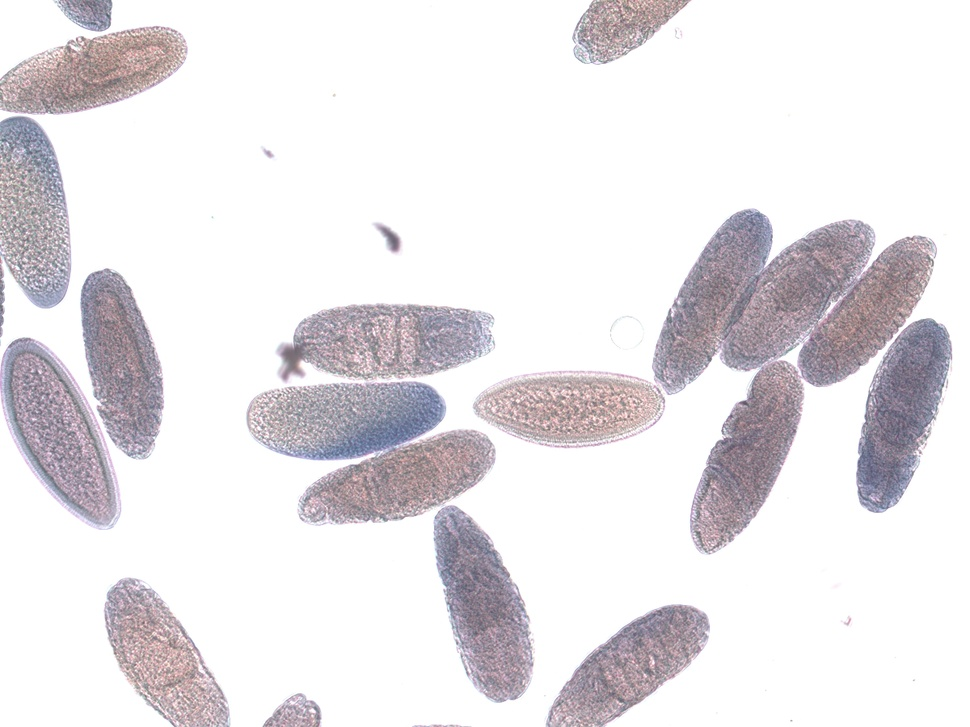
#> input picture Lab06/insitu107595.jpg, 970 x 727 px, shrunk from 1200 x 900 before the run
$ jupyter execute lab06.ipynb
#> lines starting #> are read from the running program, lines starting #| are printed output that depends on the picture; after the words box and inside, x2 and y2 are one past the last pixel; in counts of white or black regions, pixels touching at a corner belong together
**Prática de Segmentação de imagens**

[cell 1]
# code here
import cv2
import matplotlib.pyplot as plt
import numpy as np
from scipy import ndimage

1) Faça a plotagem do histograma da imagem, observando o histograma, escolha um valor para definir um threshold

[cell 2]
img1 = cv2.imread("insitu107595.jpg", cv2.IMREAD_GRAYSCALE)
#> img1: shape (727, 970); min 86, max 255, mean 228.9

pixels = []
values = [0] * 256

u1 = 0
u2 = 1

for a in range(256):
    pixels.append(a)

for x in range(len(img1)):
        for y in range(len(img1[x])):
            values[img1[x][y]] += 1
#> after the loop, values = 256 values, max 489092 at index 255, min 0 at index 0, mean 2754.6

plt.bar(pixels, values)
plt.show()
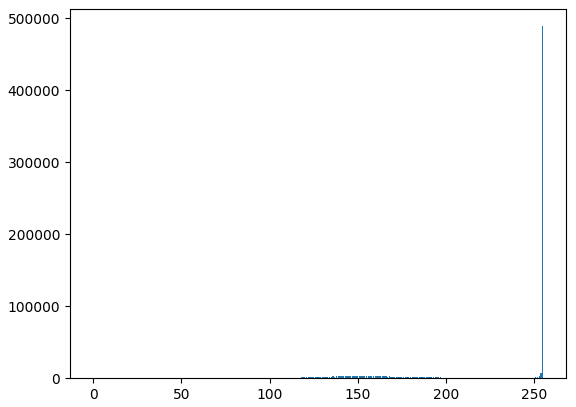
#> figure drawn by matplotlib, 1 panel; tallest bar 489092 high, from x = 254.6 to 255.4

plt.imshow(img1, cmap='gray', vmin=0, vmax=255);

2)	Segmentação utilizando a técnica de Threshold Adaptativo (implementar o algortimo). Faça a aplicação do Threshold com e sem suavização prévia

[cell 3]
img1 = cv2.imread("insitu107595.jpg", cv2.IMREAD_GRAYSCALE)

img1_smt = ndimage.convolve(img1, [[1] * 5] * 5)
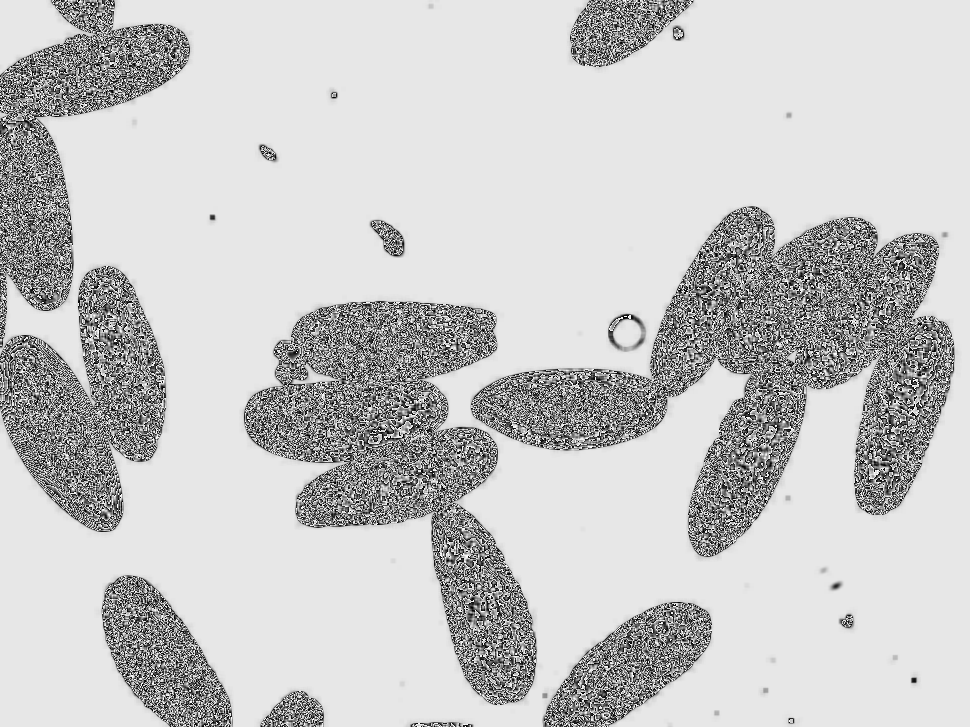
#> img1_smt: shape (727, 970); min 0, max 255, mean 198.5

h, w = img1.shape
#> h = 727; w = 970

S = w/8
#> S = 121.2
s2 = S/2
#> s2 = 60.62
T = 15

#integral img
int_img = cv2.integral(img1);
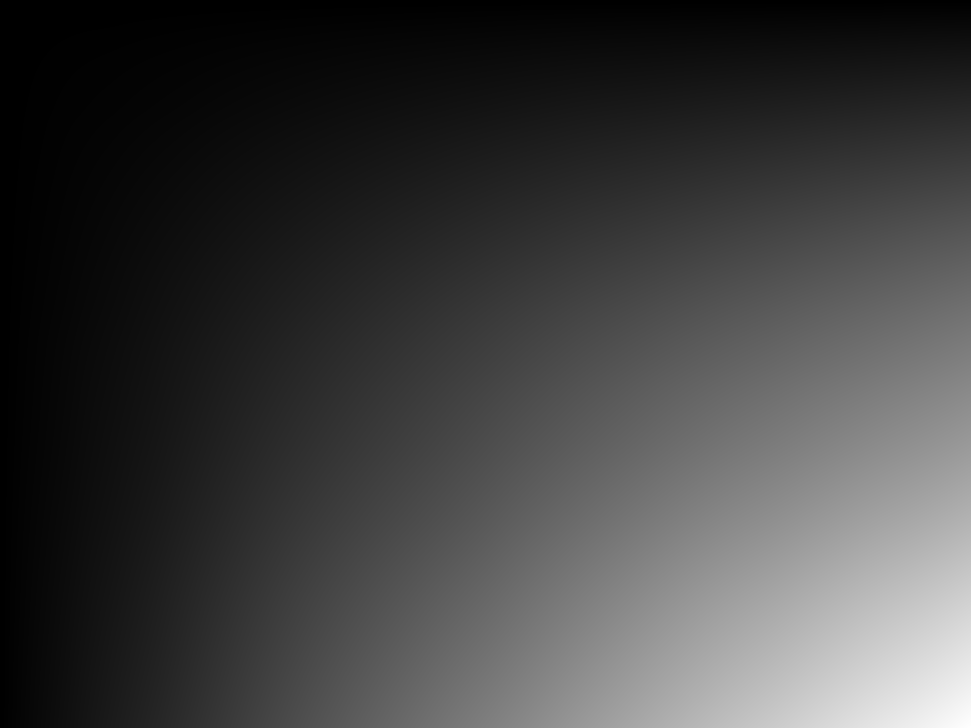
#> int_img: shape (728, 971) int32; min 0, max 161411984, mean 40494875.3; drawn with min black and max white
int_img_smt = cv2.integral(img1_smt);

#output img
out_img = np.zeros_like(img1)
out_img_smt = np.zeros_like(img1_smt)

for col in range(w):
    for row in range(h):
        #SxS region
        y0 = int(max(row-s2, 0))
        y1 = int(min(row+s2, h-1))
        x0 = int(max(col-s2, 0))
        x1 = int(min(col+s2, w-1))

        count = (y1-y0)*(x1-x0)

        sum_ = int_img[y1, x1]-int_img[y0, x1]-int_img[y1, x0]+int_img[y0, x0]
        sum_smt = int_img_smt[y1, x1]-int_img_smt[y0, x1]-int_img_smt[y1, x0]+int_img_smt[y0, x0]

        if img1[row, col]*count < sum_*(100.-T)/100.:
            out_img[row,col] = 0
        else:
            out_img[row,col] = 255

        if img1_smt[row, col]*count < sum_*(100.-T)/100.:
            out_img_smt[row,col] = 0
        else:
            out_img_smt[row,col] = 255
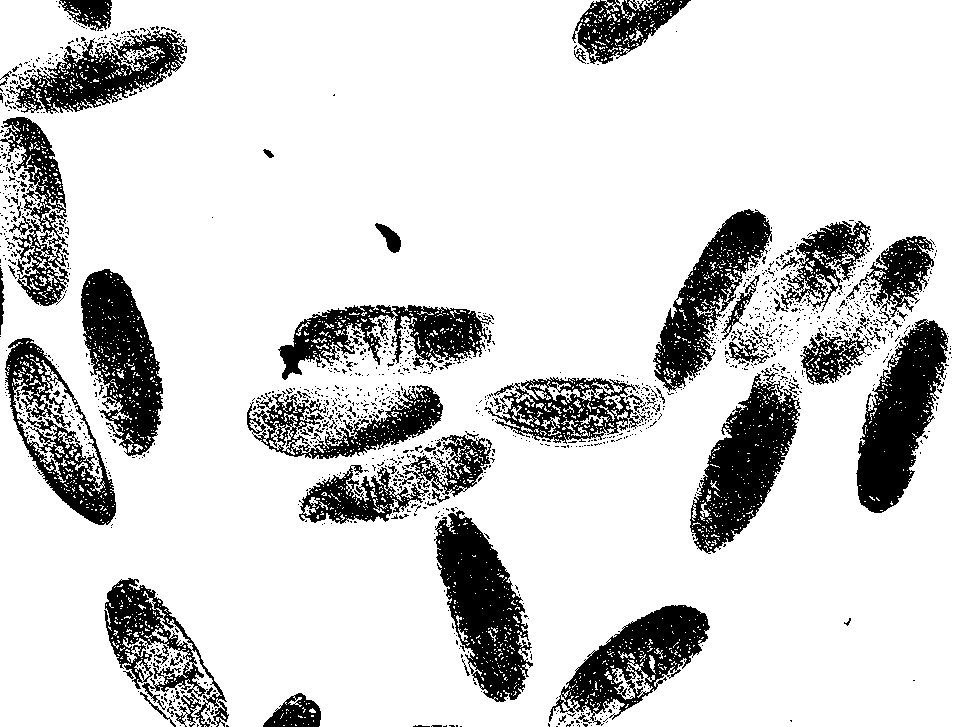
#> out_img: shape (727, 970); 83.2% white; 1413 black regions (1312 under 20 px), largest, box (x1, y1, x2, y2) and area: (434, 510, 533, 702) 9737, (856, 319, 948, 513) 9507, (690, 368, 801, 554) 9319
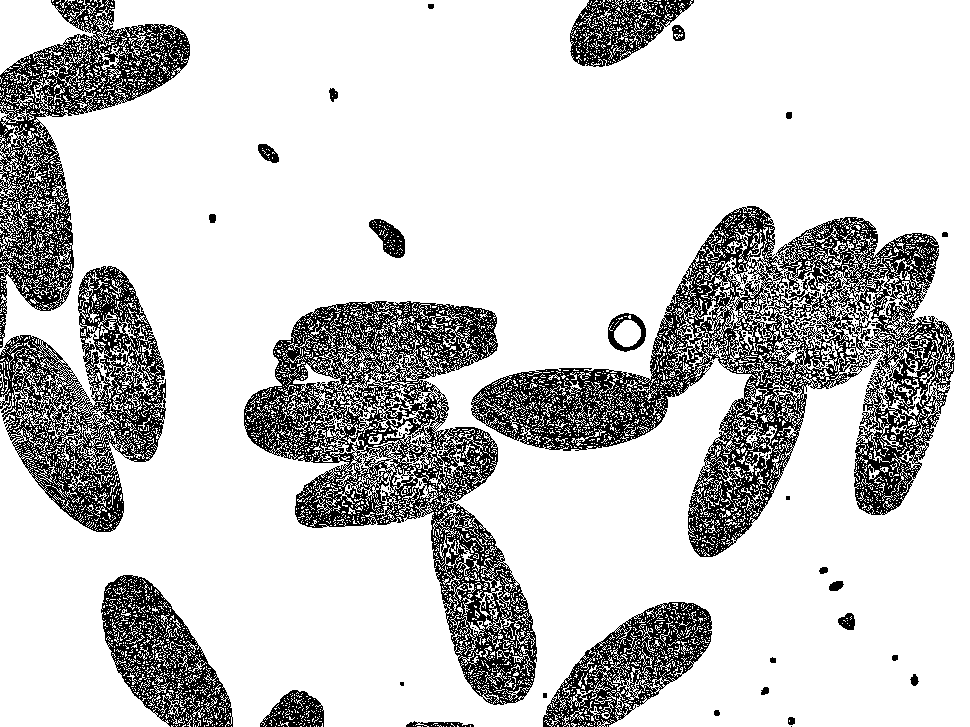
#> out_img_smt: shape (727, 970); 79.4% white; black in thin lines or dots

fig = plt.figure(figsize=(15, 45))
rows = 1
columns = 4

fig.add_subplot(rows, columns, 1)
plt.imshow(img1, cmap='gray', vmin=0, vmax=255)
plt.axis('off')
plt.title("Original")

fig.add_subplot(rows, columns, 2)
plt.imshow(img1_smt, cmap='gray', vmin=0, vmax=255)
plt.axis('off')
plt.title("Suavizada")

fig.add_subplot(rows, columns, 3)
plt.imshow(out_img, cmap='gray', vmin=0, vmax=255)
plt.axis('off')
plt.title("Limiarização Adaptativa")

fig.add_subplot(rows, columns, 4)
plt.imshow(out_img_smt, cmap='gray', vmin=0, vmax=255)
plt.axis('off')
plt.title("Limiarização Adaptativa Pré Suavizada")

3) Segmentação utilizando a técnica de Otsu (implementar) . Faça a aplicação do Threshold com e sem suavização prévia. Mostre um gráfico com o histograma juntamente com a variância entre classes (Exemplo: https://en.wikipedia.org/wiki/File:Otsu%27s_Method_Visualization.gif)

[cell 4]
img1 = cv2.imread("insitu107595.jpg", cv2.IMREAD_GRAYSCALE)

plt.imshow(img1, cmap='gray', vmin=0, vmax=255);

4)	Aplique o Otsu para a imagem HE.jpg, madrill.tiff e  Lenna.jpg (use antes a conversão da imagem para tons de cinza)

[cell 5]
img1 = cv2.imread("HE.jpg", cv2.IMREAD_GRAYSCALE)
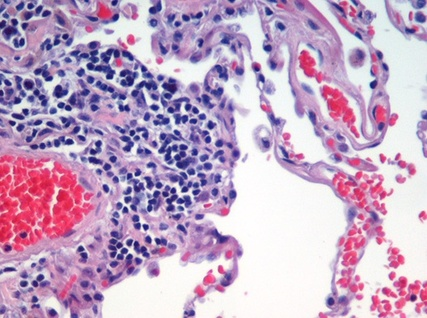
#> input picture Lab06/HE.jpg, 427 x 318 px, shrunk from 528 x 393 before the run
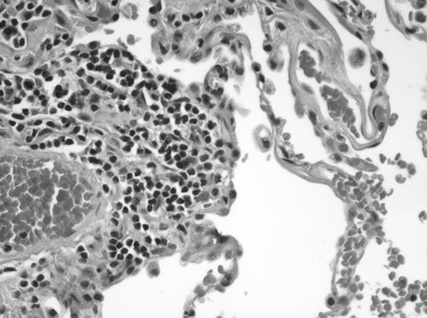
#> img1: shape (318, 427); min 24, max 255, mean 179.5

plt.imshow(img1, cmap='gray', vmin=0, vmax=255);
